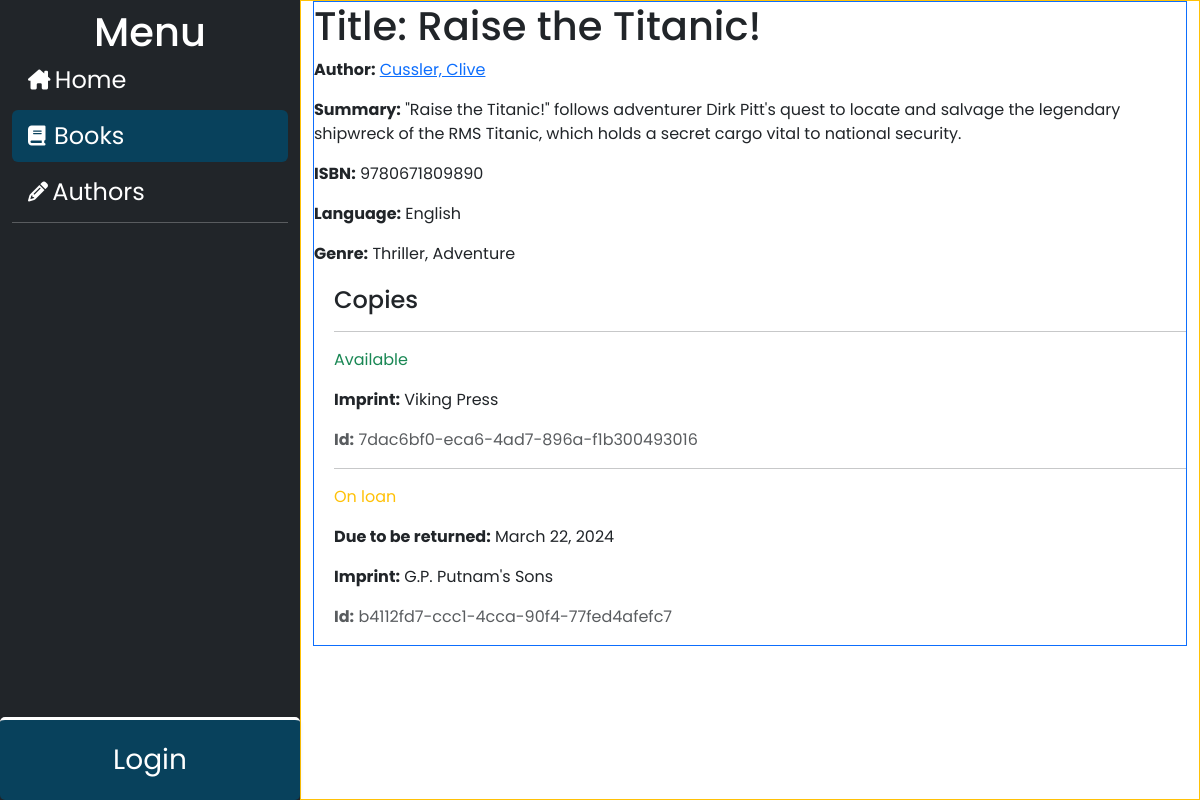
Page /catalog/book/5 on the committed database.
### catalog/models.py (models this page shows, shortened)
class Book(models.Model):
    title = models.CharField(max_length=200)
    author = models.ForeignKey('Author', on_delete=models.RESTRICT, null=True)
    summary = models.TextField(
        max_length=1000, help_text="Enter a brief description of the book")
    isbn = models.CharField('ISBN', max_length=13,
                            unique=True,
                            help_text='13 Character <a href="https://www.isbn-international.org/content/what-isbn'
                                      '">ISBN number</a>')
    genre = models.ManyToManyField(
        Genre, help_text="Select a genre for this book")
    language = models.ForeignKey(
        'Language', on_delete=models.SET_NULL, null=True)
    def display_genre(self):
        """Create a string for the Genre. This is required to display genre in Admin."""
        return ', '.join(genre.name for genre in self.genre.all()[:3])
    display_genre.short_description = 'Genre'

class Author(models.Model):
    first_name = models.CharField(max_length=100)
    last_name = models.CharField(max_length=100)
    date_of_birth = models.DateField(null=True, blank=True)
    date_of_death = models.DateField('Died', null=True, blank=True)
    class Meta:
        ordering = ['last_name', 'first_name']
    def get_absolute_url(self):
        return reverse('author-detail', args=[str(self.id)])
    def __str__(self):
        return f'{self.last_name}, {self.first_name}'

class Language(models.Model):
    name = models.CharField(max_length=200,
                            unique=True,
                            help_text="Enter the book's natural language (e.g. English, French, Japanese etc.)")
    def __str__(self):
        return self.name

class Genre(models.Model):
    name = models.CharField(
        max_length=200,
        unique=True,
        help_text="Enter a book genre (e.g. Science Fiction, French Poetry etc.)"
    )
    def __str__(self):
        return self.name
    class Meta:
        constraints = [
            UniqueConstraint(
                Lower('name'),
                name='genre_name_case_insensitive_unique',
                violation_error_message = "Genre already exists (case insensitive match)"
            ),
        ]

class BookInstance(models.Model):
    id = models.UUIDField(primary_key=True, default=uuid.uuid4,
                          help_text="Unique ID for this particular book across whole library")
    book = models.ForeignKey('Book', on_delete=models.RESTRICT, null=True)
    imprint = models.CharField(max_length=200)
    due_back = models.DateField(null=True, blank=True)
    borrower = models.ForeignKey(settings.AUTH_USER_MODEL, on_delete=models.SET_NULL, null=True, blank=True)
    LOAN_STATUS = (
        ('m', 'Maintenance'),
        ('o', 'On loan'),
        ('a', 'Available'),
        ('r', 'Reserved'),
    )
    status = models.CharField(
        max_length=1,
        choices=LOAN_STATUS,
        blank=True,
        default='m',
        help_text='Book availability',
    )
    class Meta:
        ordering = ['due_back']
        permissions = (("can_mark_returned", "Set book as returned"),)
    def display_title(self):
        """Create a string for the Title. This is required to display Title in Admin."""
        return self.book.title
    display_title.short_description = 'Title'

### catalog/views.py (the view)
# urls.py: path('book/<int:pk>', views.BookDetailView.as_view(), name='book-detail'),
class BookDetailView(generic.DetailView):
    model = Book

### catalog/templates/catalog/book_detail.html (shortened to what this page needs)
{% extends "base_generic.html" %}
{% block content %}
  <h1>Title: {{ book.title }}</h1>
  <p><strong>Author:</strong> <a href="{{ book.author.get_absolute_url }}">{{ book.author }}</a></p>
  <p><strong>Summary:</strong> {{ book.summary }}</p>
  <p><strong>ISBN:</strong> {{ book.isbn }}</p>
  <p><strong>Language:</strong> {{ book.language }}</p>
  <p><strong>Genre:</strong> {{ book.genre.all|join:", " }}</p>
  <div style="margin-left:20px;margin-top:20px">
    <h4>Copies</h4>
    {% for copy in book.bookinstance_set.all %}
      <hr />
      <p
        class="{% if copy.status == 'a' %}text-success{% elif copy.status == 'm' %}text-danger{% else %}text-warning{% endif %}">
        {{ copy.get_status_display }}
      </p>
      {% if copy.status != 'a' %}
        <p><strong>Due to be returned:</strong> {{ copy.due_back }}</p>
      {% endif %}
      <p><strong>Imprint:</strong> {{ copy.imprint }}</p>
      <p class="text-muted"><strong>Id:</strong> {{ copy.id }}</p>
    {% endfor %}
  </div>
{% endblock %}
{% block sidebar %}
  {{ block.super }}
{% endblock %}

### catalog/static/css/styles.css (style rules this page uses)
* { box-sizing: border-box; margin: 0; padding: 0; font-family: "Poppins", sans-serif; }

### rows in the picture
Book: title "Raise the Titanic!", author "Cussler, Clive", summary "\"Raise the Titanic!\" follows adventurer Dirk Pitt's quest to locate and salvage the legendary shipwreck of the RMS Titanic, which holds a secret cargo vital to national security.", isbn "9780671809890", language "English", genre.all "Thriller, Adventure"
BookInstance: status "Available", imprint "Viking Press", id "7dac6bf0-eca6-4ad7-896a-f1b300493016"
BookInstance: status "On loan", due_back "March 22, 2024", imprint "G.P. Putnam's Sons", id "b4112fd7-ccc1-4cca-90f4-77fed4afefc7"
